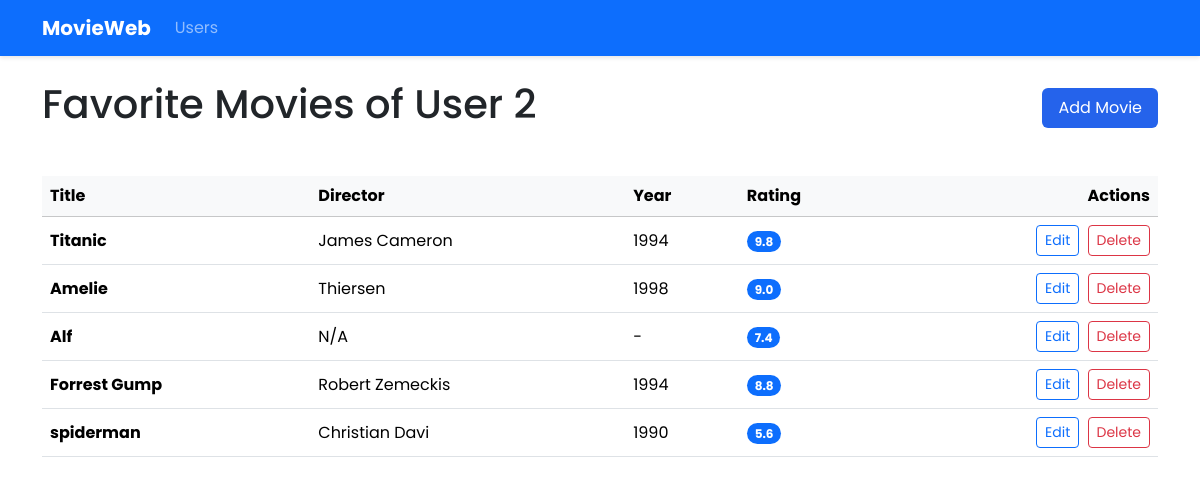
/user/2, run on the app's committed database.
### models.py (models this page shows)
class Movie(Base):
    __tablename__ = "movies"
    id = Column(Integer, primary_key=True)
    user_id = Column(Integer, ForeignKey("users.id"))
    title = Column(String, nullable=False)
    director = Column(String)
    writer = Column(String)
    actors = Column(String)
    year = Column(Integer)
    rating = Column(Float, CheckConstraint('rating >= 0 AND rating <= 10'))
    genre = Column(String)
    runtime = Column(String)
    plot = Column(Text)
    comment = Column(Text)
    user = relationship("User", back_populates="movies")

### app.py (the view)
@app.route("/user/<int:user_id>")
def user_movies(user_id):
    user = data_manager.get_user_by_id(user_id)
    movies = data_manager.get_user_movies(user_id)
    return render_template("movie_list.html", user_id=user_id, movies=movies)

### data_manager/sqlite_data_manager.py (called while the page is built)
    def get_user_movies(self, user_id):
        session = self.Session()
        try:
            user = session.query(User).filter_by(id=user_id).first()
            if user:
                return user.movies
            return []
        finally:
            session.close()

    def get_user_by_id(self, user_id):
        session = self.Session()
        try:
            return session.query(User).filter_by(id=user_id).first()
        finally:
            session.close()

### templates/movie_list.html (shortened to what this page needs)
{% extends "base.html" %}
{% block content %}
<div class="d-flex justify-content-between align-items-center mb-4">
    <h1>Favorite Movies of User {{ user_id }}</h1>
    <a href="{{ url_for('add_movie', user_id=user_id) }}" class="btn btn-primary">
         Add Movie
    </a>
</div>
<div class="table-responsive">
    <table class="table table-hover align-middle">
        <thead class="table-light">
            <tr>
                <th>Title</th>
                <th>Director</th>
                <th>Year</th>
                <th>Rating</th>
                <th class="text-end">Actions</th>
            </tr>
        </thead>
        <tbody>
            {% for movie in movies %}
            <tr>
                <td class="fw-bold">{{ movie.title }}</td>
                <td>{{ movie.director or '-' }}</td>
                <td>{{ movie.year or '-' }}</td>
                <td>
                    {% if movie.rating %}
                    <span class="badge bg-primary rounded-pill">{{ "%.1f"|format(movie.rating) }}</span>
                    {% else %}
                    -
                    {% endif %}
                </td>
                <td class="text-end">
                    <a href="{{ url_for('update_movie', user_id=user_id, movie_id=movie.id) }}"
                       class="btn btn-sm btn-outline-primary me-1">
                        Edit
                    </a>
                    <form action="{{ url_for('delete_movie', user_id=user_id, movie_id=movie.id) }}" method="POST" class="d-inline">
                        <button type="submit" class="btn btn-sm btn-outline-danger">Delete</button>
                    </form>
                </td>
            </tr>
            {% endfor %}
        </tbody>
    </table>
</div>
{% endblock %}

### static/styles.css (style rules this page uses)
body { font-family: 'Poppins', sans-serif; }
:root { --primary: #2563eb; --secondary: #6c757d; --dark: #212529; --light: #f8f9fa; }
.table { margin-top: 1rem; }
.btn-primary { background-color: var(--primary); border: none; padding: 8px 16px; transition: all 0.3s ease; }

### data on the page
Movie: title "Titanic", director "James Cameron", year "1994", rating "9.8"
Movie: title "Amelie", director "Thiersen", year "1998", rating "9.0"
Movie: title "Alf", director "N/A", year "-", rating "7.4"
Movie: title "Forrest Gump", director "Robert Zemeckis", year "1994", rating "8.8"
Movie: title "spiderman", director "Christian Davi", year "1990", rating "5.6"

### other printed values
{{ user_id }} "2"
